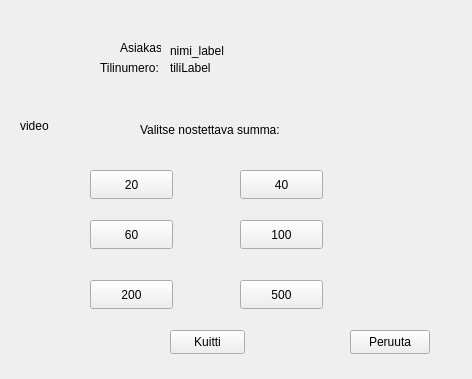
<?xml version="1.0" encoding="UTF-8"?>
<ui version="4.0">
 <class>nostoSummaWindow</class>
 <widget class="QWidget" name="nostoSummaWindow">
  <property name="geometry">
   <rect>
    <x>0</x>
    <y>0</y>
    <width>472</width>
    <height>379</height>
   </rect>
  </property>
  <property name="windowTitle">
   <string>Form</string>
  </property>
  <widget class="QPushButton" name="pushButton20e">
   <property name="geometry">
    <rect>
     <x>90</x>
     <y>170</y>
     <width>83</width>
     <height>29</height>
    </rect>
   </property>
   <property name="text">
    <string>20</string>
   </property>
  </widget>
  <widget class="QPushButton" name="pushButton40e">
   <property name="geometry">
    <rect>
     <x>240</x>
     <y>170</y>
     <width>83</width>
     <height>29</height>
    </rect>
   </property>
   <property name="text">
    <string>40</string>
   </property>
  </widget>
  <widget class="QPushButton" name="pushButton60e">
   <property name="geometry">
    <rect>
     <x>90</x>
     <y>220</y>
     <width>83</width>
     <height>29</height>
    </rect>
   </property>
   <property name="text">
    <string>60</string>
   </property>
  </widget>
  <widget class="QPushButton" name="pushButton100e">
   <property name="geometry">
    <rect>
     <x>240</x>
     <y>220</y>
     <width>83</width>
     <height>29</height>
    </rect>
   </property>
   <property name="text">
    <string>100</string>
   </property>
  </widget>
  <widget class="QPushButton" name="pushButton200e">
   <property name="geometry">
    <rect>
     <x>90</x>
     <y>280</y>
     <width>83</width>
     <height>29</height>
    </rect>
   </property>
   <property name="text">
    <string>200</string>
   </property>
  </widget>
  <widget class="QPushButton" name="pushButton500e">
   <property name="geometry">
    <rect>
     <x>240</x>
     <y>280</y>
     <width>83</width>
     <height>29</height>
    </rect>
   </property>
   <property name="text">
    <string>500</string>
   </property>
  </widget>
  <widget class="QLabel" name="label">
   <property name="geometry">
    <rect>
     <x>140</x>
     <y>120</y>
     <width>191</width>
     <height>20</height>
    </rect>
   </property>
   <property name="text">
    <string>Valitse nostettava summa:</string>
   </property>
  </widget>
  <widget class="QPushButton" name="suljeButton">
   <property name="geometry">
    <rect>
     <x>350</x>
     <y>330</y>
     <width>80</width>
     <height>24</height>
    </rect>
   </property>
   <property name="text">
    <string>Peruuta</string>
   </property>
  </widget>
  <widget class="QLabel" name="label_2">
   <property name="geometry">
    <rect>
     <x>100</x>
     <y>60</y>
     <width>61</width>
     <height>16</height>
    </rect>
   </property>
   <property name="text">
    <string>Tilinumero:</string>
   </property>
  </widget>
  <widget class="QLabel" name="tiliLabel">
   <property name="geometry">
    <rect>
     <x>170</x>
     <y>60</y>
     <width>111</width>
     <height>16</height>
    </rect>
   </property>
   <property name="text">
    <string>tiliLabel</string>
   </property>
  </widget>
  <widget class="QLabel" name="nosto_info">
   <property name="geometry">
    <rect>
     <x>70</x>
     <y>140</y>
     <width>281</width>
     <height>20</height>
    </rect>
   </property>
   <property name="text">
    <string/>
   </property>
   <property name="alignment">
    <set>Qt::AlignCenter</set>
   </property>
  </widget>
  <widget class="QLabel" name="kyhny_info">
   <property name="geometry">
    <rect>
     <x>300</x>
     <y>30</y>
     <width>141</width>
     <height>20</height>
    </rect>
   </property>
   <property name="text">
    <string/>
   </property>
  </widget>
  <widget class="QLabel" name="label_3">
   <property name="geometry">
    <rect>
     <x>120</x>
     <y>40</y>
     <width>41</width>
     <height>16</height>
    </rect>
   </property>
   <property name="text">
    <string>Asiakas:</string>
   </property>
  </widget>
  <widget class="QLabel" name="nimi_label">
   <property name="geometry">
    <rect>
     <x>170</x>
     <y>40</y>
     <width>91</width>
     <height>21</height>
    </rect>
   </property>
   <property name="text">
    <string>nimi_label</string>
   </property>
  </widget>
  <widget class="QPushButton" name="kuittiButton">
   <property name="geometry">
    <rect>
     <x>170</x>
     <y>330</y>
     <width>75</width>
     <height>24</height>
    </rect>
   </property>
   <property name="text">
    <string>Kuitti</string>
   </property>
  </widget>
  <widget class="QLabel" name="video">
   <property name="geometry">
    <rect>
     <x>20</x>
     <y>90</y>
     <width>71</width>
     <height>71</height>
    </rect>
   </property>
   <property name="text">
    <string>video</string>
   </property>
  </widget>
 </widget>
 <resources/>
 <connections/>
</ui>
